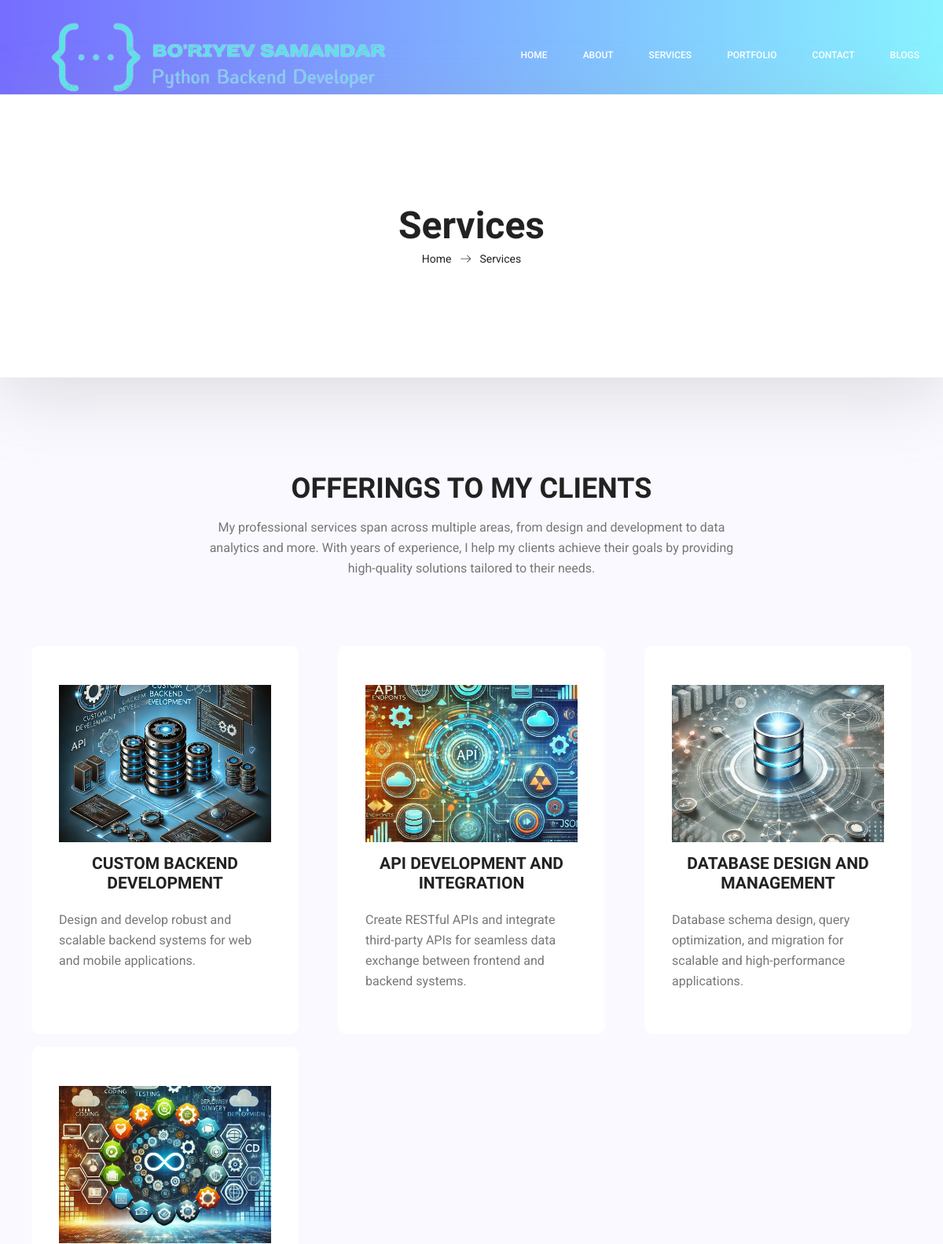
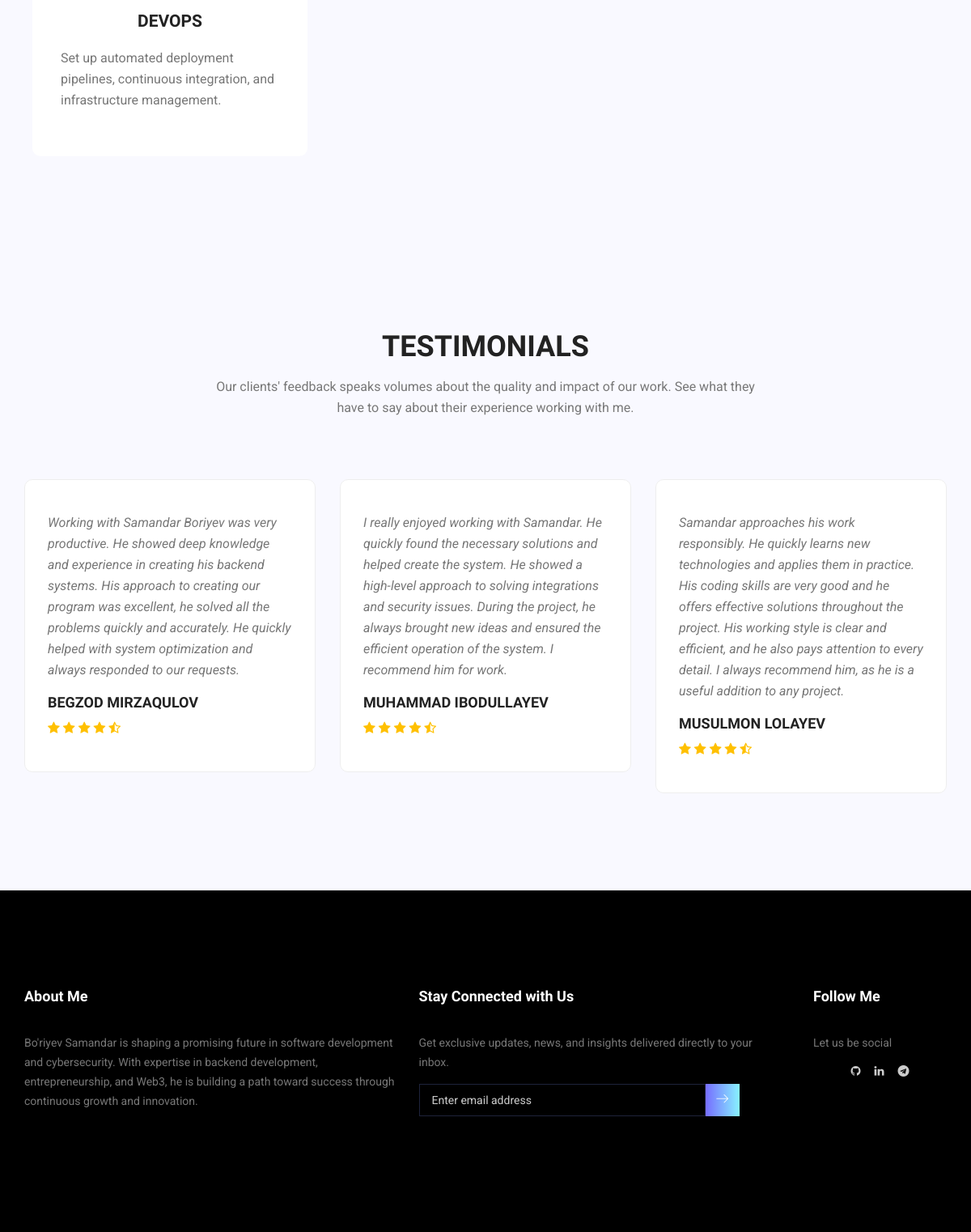
/services, run on the app's committed database (2 pictures, top to bottom).
### portfolio/models.py (models this page shows, shortened)
class User(models.Model):
    name = models.CharField(max_length=100)
    title = models.CharField(max_length=100)
    about = models.TextField()
    contact_email = models.EmailField(max_length=100)
    phone = models.CharField(max_length=20, blank=True, null=True)
    location = models.CharField(max_length=255)
    date_of_birth = models.DateField(blank=True, null=True)
    completed_tasks = models.IntegerField(default=0)
    open_source_projects = models.IntegerField(default=0)
    years_of_experience = models.IntegerField(default=0)
    profile_image = models.ImageField(upload_to='user_images/', blank=True, null=True)
    profile_logo = models.ImageField(upload_to='logo/', blank=True, null=True)

class Service(models.Model):
    user = models.ForeignKey(User, related_name="services", on_delete=models.CASCADE)
    title = models.CharField(max_length=100)
    description = models.TextField()
    service_image = models.ImageField(upload_to='service_image/', blank=True, null=True)

class Testimonial(models.Model):
    user = models.ForeignKey(User, related_name="testimonials", on_delete=models.CASCADE)
    client_name = models.CharField(max_length=100)
    content = models.TextField()

### portfolio/views.py (the view)
# urls.py: path('services', views.services, name='services'),
def services(request):
    user = User.objects.first()
    skills = Skill.objects.all()
    services = Service.objects.all()
    testimonials = Testimonial.objects.all()
    context = {
        'user': user,
        'skills': skills,
        'services': services,
        'testimonials': testimonials,
    }
    return render(request, 'services.html', context)

### templates/services.html
{% extends 'base.html' %}
{% load static %}
{% block content %}
<link rel="stylesheet" href="{% static 'css/services.css' %}">
<section class="banner_area">
    <div class="box_1620">
        <div class="banner_inner d-flex align-items-center">
            <div class="container">
                <div class="banner_content text-center">
                    <h2>Services</h2>
                    <div class="page_link">
                        <a href="{% url 'index' %}">Home</a>
                        <a href="{% url 'services' %}">Services</a>
                    </div>
                </div>
            </div>
        </div>
    </div>
</section>
<section class="feature_area p_120">
    <div class="container">
        <div class="main_title">
            <h2>Offerings to my clients</h2>
            <p>My professional services span across multiple areas, from design and development to data analytics and more. With years of experience, I help my clients achieve their goals by providing high-quality solutions tailored to their needs.</p>
        </div>
        <div class="feature_inner row">
            {% for service in services %}
            <div class="col-lg-4 col-md-6">
                <div class="feature_item">
                    <img style="height: 200px" src="{{ service.service_image.url }}" alt="{{ service.title }}" class="service-icon">
                    <h4>{{ service.title }}</h4>
                    <p>{{ service.description }}</p>
                </div>
            </div>
            {% endfor %}
        </div>
    </div>
</section>
<section class="testimonials_area p_120">
    <div class="container">
        <div class="main_title">
            <h2>Testimonials</h2>
            <p>Our clients' feedback speaks volumes about the quality and impact of our work. See what they have to say about their experience working with me.</p>
        </div>
        <div class="testi_inner">
            <div class="testi_slider owl-carousel">
                {% for testimonial in testimonials %}
                <div class="item">
                    <div class="testi_item">
                        <p>{{ testimonial.content }}</p>
                        <h4>{{ testimonial.client_name }}</h4>
                        <a href="#"><i class="fa fa-star"></i></a>
                        <a href="#"><i class="fa fa-star"></i></a>
                        <a href="#"><i class="fa fa-star"></i></a>
                        <a href="#"><i class="fa fa-star"></i></a>
                        <a href="#"><i class="fa fa-star-half-o"></i></a>
                    </div>
                </div>
                {% endfor %}
            </div>
        </div>
    </div>
</section>
{% endblock %}

### templates/header.html (shortened to what this page needs)
<header class="header_area">
    <div class="main_menu">
        <nav class="navbar navbar-expand-lg navbar-light">
            <div class="container box_1620">
                <a class="navbar-brand logo_h" href="{% url 'index' %}">
                    <img src="{{ user.profile_logo.url }}" alt="">
                </a>
                <div class="collapse navbar-collapse offset" id="navbarSupportedContent">
                    <ul class="nav navbar-nav menu_nav ml-auto">
                        <li class="nav-item active"><a class="nav-link" href="{% url 'index' %}">Home</a></li>
                        <li class="nav-item"><a class="nav-link" href="{% url 'about' %}">About</a></li>
                        <li class="nav-item"><a class="nav-link" href="{% url 'services' %}">Services</a></li>
                        <li class="nav-item"><a class="nav-link" href="{% url 'portfolio' %}">Portfolio</a></li>
                        <li class="nav-item"><a class="nav-link" href="{% url 'contact_us' %}">Contact</a></li>
                        <li class="nav-item"><a class="nav-link" href="{% url 'blog' %}">Blogs</a></li>
                    </ul>
                </div>
            </div>
        </nav>
    </div>
</header>

### templates/footer.html
<footer class="footer_area p_120">
    <div class="container">
        <div class="row footer_inner">
            <div class="col-lg-5 col-sm-12">
                <aside class="f_widget ab_widget">
                    <div class="f_title">
                        <h3>About Me</h3>
                    </div>
                    <p>{{ user.about }}</p>
                </aside>
            </div>
            <div class="col-lg-5 col-sm-12">
                <aside class="f_widget news_widget">
                    <div class="f_title">
                        <h3>Stay Connected with Us</h3>
                    </div>
                    <p>Get exclusive updates, news, and insights delivered directly to your inbox.</p>
                    <div id="mc_embed_signup">
                        <form target="_blank" action="https://spondonit.us12.list-manage.com/subscribe/post?u=1462626880ade1ac87bd9c93a&amp;id=92a4423d01" method="get" class="subscribe_form relative">
                            <div class="input-group d-flex flex-row">
                                <input name="EMAIL" placeholder="Enter email address" required="" type="email">
                                <button class="btn sub-btn"><span class="lnr lnr-arrow-right"></span></button>
                            </div>
                        </form>
                    </div>
                </aside>
            </div>
            <div class="col-lg-2 col-sm-12">
                <aside class="f_widget social_widget">
                    <div class="f_title">
                        <h3>Follow Me</h3>
                    </div>
                    <p>Let us be social</p>
                    <ul class="list d-flex justify-content-center">
                        <li><a href="https://github.com/Samandar2005" target="_blank"><i class="fa fa-github"></i></a></li>
                        <li><a href="https://www.linkedin.com/in/samandar-bo-riyev-612250266/" target="_blank"><i class="fa fa-linkedin"></i></a></li>
                        <li><a href="https://t.me/BoriyevSamandar" target="_blank"><i class="fa fa-telegram"></i></a></li>
                    </ul>
                </aside>
            </div>
        </div>
    </div>
</footer>

### static/css/base.css (style rules this page uses)
.service-icon { width: 100%; height: 100%; object-fit: cover; margin-bottom: 15px; }
.feature_item { min-height: 97%; margin: 10px; }
.feature_item h4 { text-align: center; }

### static/css/responsive.css (style rules this page uses)
@media (max-width:1619px) { .banner_area .box_1620 { border-radius: 0px; } }

### data on the page
User: profile_logo (picture), about "Bo'riyev Samandar is shaping a promising future in software development and cybersecurity. With expertise in backend development, entrepreneurship, and Web3, he is building a path toward success through continuous growth and innovation."
Service: service_image (picture), title "CUSTOM BACKEND DEVELOPMENT", description "Design and develop robust and scalable backend systems for web and mobile applications."
Service: service_image (picture), title "API DEVELOPMENT AND INTEGRATION", description "Create RESTful APIs and integrate third-party APIs for seamless data exchange between frontend and backend systems."
Service: service_image (picture), title "DATABASE DESIGN AND MANAGEMENT", description "Database schema design, query optimization, and migration for scalable and high-performance applications."
Service: service_image (picture), title "DEVOPS", description "Set up automated deployment pipelines, continuous integration, and infrastructure management."
Testimonial: content "Working with Samandar Boriyev was very productive. He showed deep knowledge and experience in creating his backend systems. His approach to creating our program was excellent, he solved all the problems quickly and accurately. He quickly helped with system optimization and always responded to our requests.", client_name "BEGZOD MIRZAQULOV"
Testimonial: content "I really enjoyed working with Samandar. He quickly found the necessary solutions and helped create the system. He showed a high-level approach to solving integrations and security issues. During the project, he always brought new ideas and ensured the efficient operation of the system. I recommend him for work.", client_name "MUHAMMAD IBODULLAYEV"
Testimonial: content "Samandar approaches his work responsibly. He quickly learns new technologies and applies them in practice. His coding skills are very good and he offers effective solutions throughout the project. His working style is clear and efficient, and he also pays attention to every detail. I always recommend him, as he is a useful addition to any project.", client_name "MUSULMON LOLAYEV"
